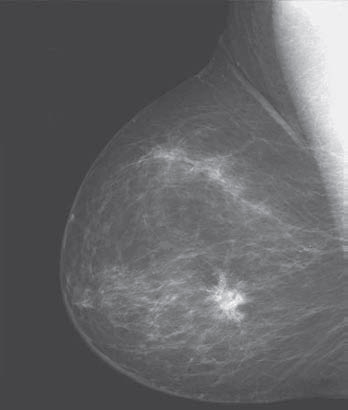
#> input picture Lab2_12.08/inputNG.png, 348 x 410 px
$ python 5.py
#> lines starting #> are read from the running program, lines starting #| are printed output that depends on the picture
import cv2
import numpy as np

img = cv2.imread('inputNG.png')
#> img is the input picture: shape (410, 348, 3); mean B, G, R 102.9, 100.9, 100.6

min = img.min()
#> min = 56
max = img.max()
#> max = 253

# stretched_image = (img - np.min(img)) * (255 / (np.max(img) - np.min(img)))
stretched_image = (img - min) * (255 / (max - min))
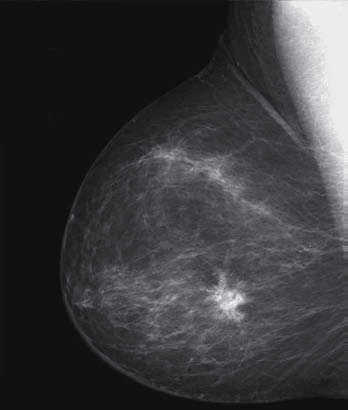
#> stretched_image: shape (410, 348, 3) float64; mean B, G, R 60.7, 58.1, 57.8

stretched_image = stretched_image.astype(np.uint8)


cv2.imshow("Original",img)
cv2.imshow("Gamma Corrected ",stretched_image)
cv2.waitKey(0)
cv2.destroyAllWindows()
